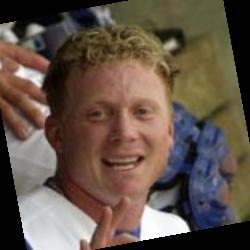
#> input picture model/data/lfw/lfw-deepfunneled/lfw-deepfunneled/Aaron_Guiel/Aaron_Guiel_0001.jpg, 250 x 250 px, found by its file name; its folder holds only this picture in this run
$ python model3.py
#> lines starting #> are read from the running program, lines starting #| are printed output that depends on the picture
import cv2
import os
import numpy as np


def face_dector(image):
    faceCascade = cv2.CascadeClassifier('Cascades/haarcascade_frontalface_default.xml')
    faces = faceCascade.detectMultiScale(
        image,
        scaleFactor=1.2,
        minNeighbors=5,
        minSize=(20, 20)
    )
    img = image
    for (x,y,w,h) in faces:
      img =  image[y:y+h,x:x+w]
    return img


def load_lfw_dataset(lfw_path):
    images = []
    labels = []
    label_dict = {}

    current_label = 0
    for person_name in os.listdir(lfw_path):
        person_path = os.path.join(lfw_path, person_name)
        if os.path.isdir(person_path):
            label_dict[current_label] = person_name

            for file_name in os.listdir(person_path):
                file_path = os.path.join(person_path, file_name)
                if file_name.endswith('.jpg'):
                    img = cv2.imread(file_path, cv2.IMREAD_GRAYSCALE)
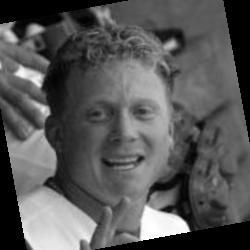
#> img: shape (250, 250); min 0, max 255, mean 87.4
                    img = face_dector(img)
#> in face_dector, `faces = faceCascade.detectMultiScale( image, scaleFactor=1.2, minNeigh..`: faces = [[72, 71, 107, 107]]
#> the loop in face_dector, `for (x,y,w,h) in faces:` made 1 pass
#> pass 1, in face_dector, `img =  image[y:y+h,x:x+w]`:
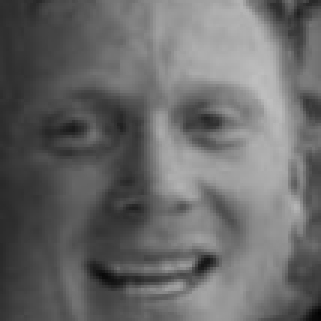
#> img: shape (107, 107) (shown 3 times larger); min 3, max 191, mean 104.4
                    cv2.imwrite("test/"+person_name+str(current_label)+".jpeg",img)
                    images.append(img)
                    labels.append(current_label)

            current_label += 1
#> pass 2 of the loop in load_lfw_dataset, `for person_name in os.listdir(lfw_path):`:
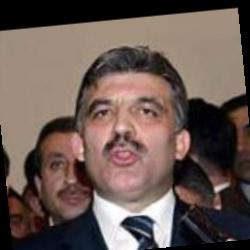
#> input picture model/data/lfw/lfw-deepfunneled/lfw-deepfunneled/Abdullah_Gul/Abdullah_Gul_0009.jpg, 250 x 250 px, found by its file name
#> in load_lfw_dataset, `img = cv2.imread(file_path, cv2.IMREAD_GRAYSCALE)`:
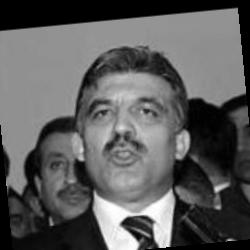
#> img: shape (250, 250); min 0, max 255, mean 92.2
#> faces = [[70, 69, 110, 110]]
#> the loop in face_dector (call 2), `for (x,y,w,h) in faces:` made 1 pass
#> pass 1, in face_dector (call 2), `img =  image[y:y+h,x:x+w]`:
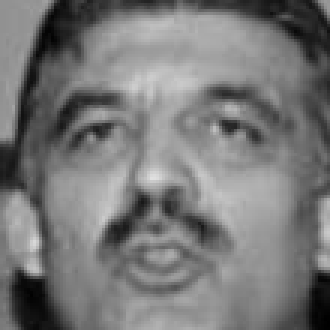
#> img: shape (110, 110) (shown 3 times larger); min 0, max 224, mean 119.9
#> pass 3 of the loop in load_lfw_dataset, `for person_name in os.listdir(lfw_path):`:
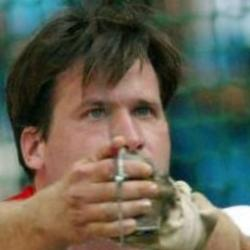
#> input picture model/data/lfw/lfw-deepfunneled/lfw-deepfunneled/Adrian_Annus/Adrian_Annus_0001.jpg, 250 x 250 px, found by its file name
#> in load_lfw_dataset, `img = cv2.imread(file_path, cv2.IMREAD_GRAYSCALE)`:
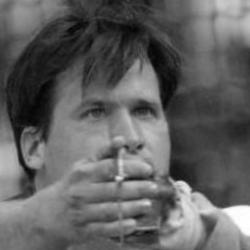
#> img: shape (250, 250); min 0, max 255, mean 96.8
#> faces = [[50, 57, 144, 144]]
#> the loop in face_dector (call 3), `for (x,y,w,h) in faces:` made 1 pass
#> pass 1, in face_dector (call 3), `img =  image[y:y+h,x:x+w]`:
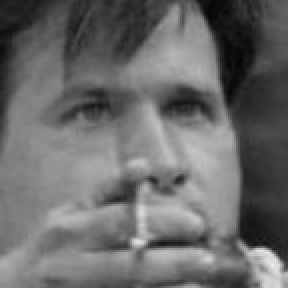
#> img: shape (144, 144) (shown 2 times larger); min 6, max 236, mean 106.4
#> the loop made 4 passes; the first 3 are shown

    return images, labels, label_dict

def train_lbph_recognizer(images, labels):
    print(len(images))
    print(len(labels))
    recognizer = cv2.face.LBPHFaceRecognizer_create()
    recognizer.train(images, np.array(labels))
    return recognizer

def recognize_face(recognizer, test_image, label_dict):
    label, confidence = recognizer.predict(test_image)
    person_name = label_dict[label]
    return person_name, confidence

def main():
    lfw_path = '/Users/gabrielmonzato/Documents/kisame/model/data/lfw/lfw-deepfunneled/lfw-deepfunneled'  # Replace with the actual path to your LFW dataset
    test_image_path = '/Users/gabrielmonzato/Downloads/test.jpeg'  # Replace with the actual path to your test image

    images, labels, label_dict = load_lfw_dataset(lfw_path)
    # print(images)

    recognizer = train_lbph_recognizer(images, labels)

    test_image = cv2.imread(test_image_path, cv2.IMREAD_GRAYSCALE)
    test_image=face_dector(test_image)
    person_name, confidence = recognize_face(recognizer, test_image, label_dict)
    cv2.imwrite("test/test_"+person_name+str(confidence)+".jpeg",test_image)

    print(f"Detected face belongs to: {person_name} with confidence: {confidence}")

if __name__ == "__main__":
#> (the run stopped early here; a loop or call above may not have finished)
